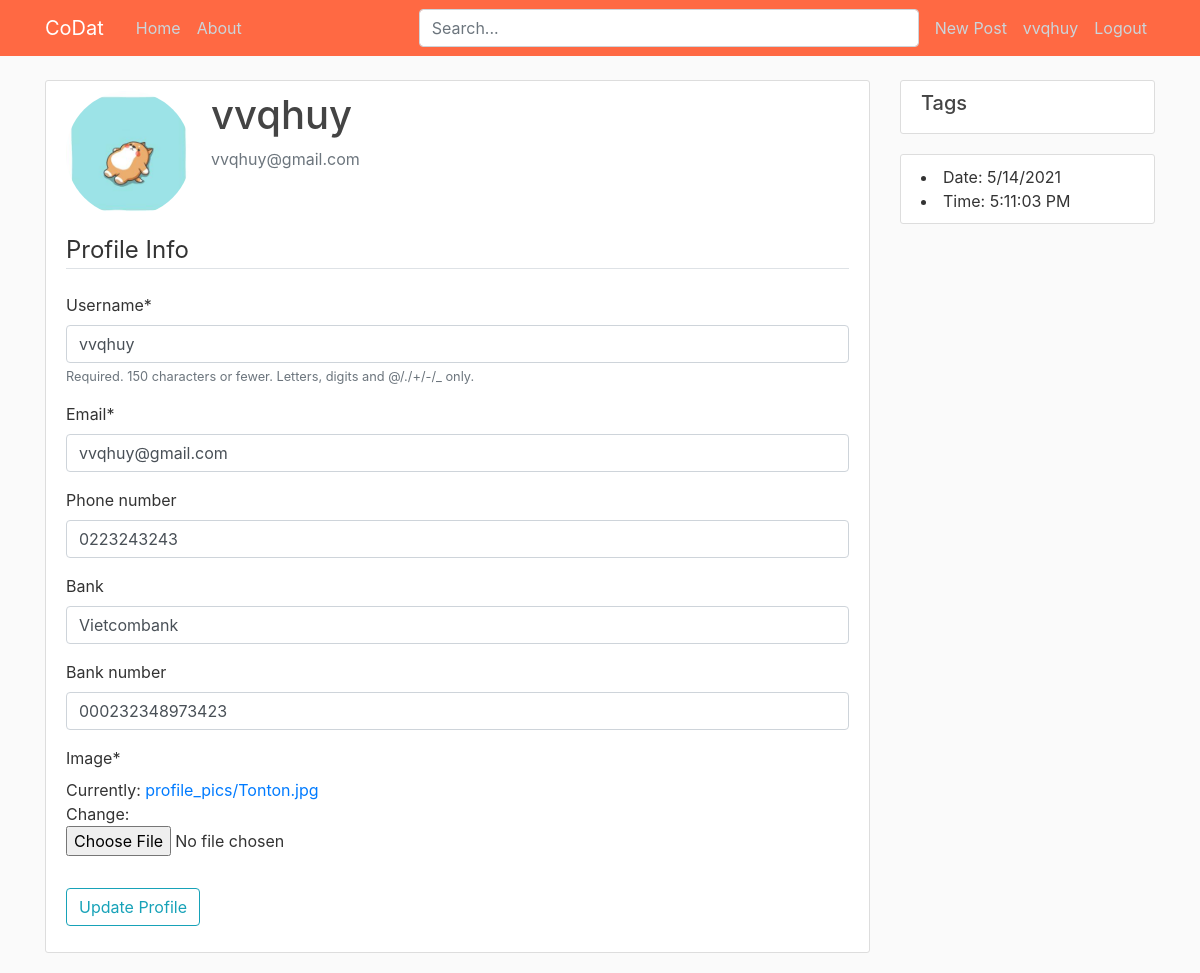
The app's page /profile/ (signed in) with its own data.
### users/models.py (models this page shows, shortened)
class Profile(models.Model):
	user = models.OneToOneField(User, on_delete=models.CASCADE)
	image = models.ImageField(default='default.jpg', upload_to='profile_pics')
	phone_number = models.CharField(max_length=12, blank=True)
	bank = models.CharField(max_length=30, blank=True)
	bank_number = models.CharField(max_length=20, blank=True)

### users/views.py (the view)
# urls.py: path('profile/', user_views.profile, name='profile'),
@login_required
def profile(request):
    if request.method == 'POST':
        u_form = UserUpdateForm(request.POST, instance=request.user)
        p_form = ProfileUpdateForm(request.POST, request.FILES, instance=request.user.profile)
        if u_form.is_valid() and p_form.is_valid():
            u_form.save()
            p_form.save()
            messages.success(request, f'Your account has been updated!')
            return redirect('profile')
    else:
        u_form = UserUpdateForm(instance=request.user)
        p_form = ProfileUpdateForm(instance=request.user.profile)
    context = {
        'u_form': u_form,
        'p_form': p_form
    }
    return render(request, 'users/profile.html', context)

### users/forms.py
class UserUpdateForm(forms.ModelForm):
    email = forms.EmailField()
    class Meta:
        model = User
        fields = ['username', 'email']

class ProfileUpdateForm(forms.ModelForm):
    class Meta:
        model = Profile
        fields = ['phone_number', 'bank', 'bank_number', 'image']

### users/templates/users/profile.html (shortened to what this page needs)
{% extends "HomePage/base.html" %}
{% load crispy_forms_tags %}
{% block content %}
    <div class="content-section">
		<div class="media">
			<img class="rounded-circle account-img" src="{{ user.profile.image.url }}">
			<div class="media-body">
				<h2 class="account-heading">{{ user.username }}</h2>
				<p class="text-secondary">{{ user.email }}</p>
			</div>
		</div>
        <form method="POST" enctype="multipart/form-data">
            <fieldset class="form-group">
                <legend class="border-bottom mb-4">Profile Info</legend>
                {{ u_form|crispy }}
                {{ p_form|crispy }}
            </fieldset>
            <div class="form-group">
                <button class="btn btn-outline-info" type="submit">Update Profile</button>
            </div>
        </form>
	</div>
{% endblock content %}

### HomePage/templates/HomePage/base.html (shortened to what this page needs)
{% load static %}
<!DOCTYPE html>
<html>
<head>
    <link rel="stylesheet" href="https://maxcdn.bootstrapcdn.com/bootstrap/4.0.0/css/bootstrap.min.css">
    <link rel="stylesheet" type="text/css" href="{% static 'HomePage/main.css' %}">
</head>
<body>
    <header class="site-header">
        <nav class="navbar navbar-expand-md navbar-dark bg-steel fixed-top">
            <div class="container">
                <a class="navbar-brand mr-4" href="{% url 'home-page' %}">CoDat</a>
                <div class="collapse navbar-collapse" id="navbarToggle">
                    <div class="navbar-nav mr-auto">
                        <a class="nav-item nav-link" href="{% url 'home-page' %}">Home</a>
                        <a class="nav-item nav-link" href="{% url 'home-about' %}">About</a>
                    </div>
                    <div class="search-bar mr-sm-2">
                        <form action="{% url 'home-page' %}">
                            <input class="form-control" type="search" placeholder="Search..." aria-label="Search" name="search">
                        </form>
                    </div>
                    <div class="navbar-nav">
                        {% if user.is_authenticated %}
                            <a class="nav-item nav-link" href="{% url 'post-create' %}">New Post</a>
                            <a class="nav-item nav-link" href="{% url 'profile' %}">{{ user.username }}</a>
                            <a class="nav-item nav-link" href="{% url 'logout' %}">Logout</a>
                        {% else %}
                            <a class="nav-item nav-link" href="{% url 'login' %}?next={{request.path}}">Login</a>
                            <a class="nav-item nav-link" href="{% url 'register' %}">Register</a>
                        {% endif %}
                    </div>
                </div>
            </div>
        </nav>
    </header>
    <main role="main" class="container">
        <div class="row">
            <div class="col-md-9">
                {% block content %}{% endblock %}
            </div>
            <div class="col-md-3">
                <div class="content-section">
                    <h5>Tags</h5>
                </div>
                <div class="content-section">
                    <li>Date: <span id="date"></span></li>
                    <li>Time: <span id="time"></li>
                </div>
            </div>
        </div>
    </main>
</body>
</html>

### HomePage/static/HomePage/main.css (style rules this page uses)
body { background: #fafafa; color: #333333; margin-top: 5rem; }
h1, h2, h3, h4, h5, h6 { color: #444444; }
.bg-steel { background-color: #ff6943; }
.site-header .navbar-nav .nav-link { color: #cbd5db; }
.content-section { background: #ffffff; padding: 10px 20px; border: 1px solid #dddddd; border-radius: 3px; margin-bottom: 20px; }
.account-img { height: 125px; width: 125px; margin-right: 20px; margin-bottom: 16px; }
.account-heading { font-size: 2.5rem; }
.search-bar { max-width: 500px; width: 100%; }
form { width: 100%; }
.row::after { clear: both; display: table; }

### records on screen
Profile: phone_number "0223243243", bank "Vietcombank", bank_number "000232348973423"

### other values on screen
{{ user.username }} "vvqhuy"
{{ user.email }} "vvqhuy@gmail.com"
